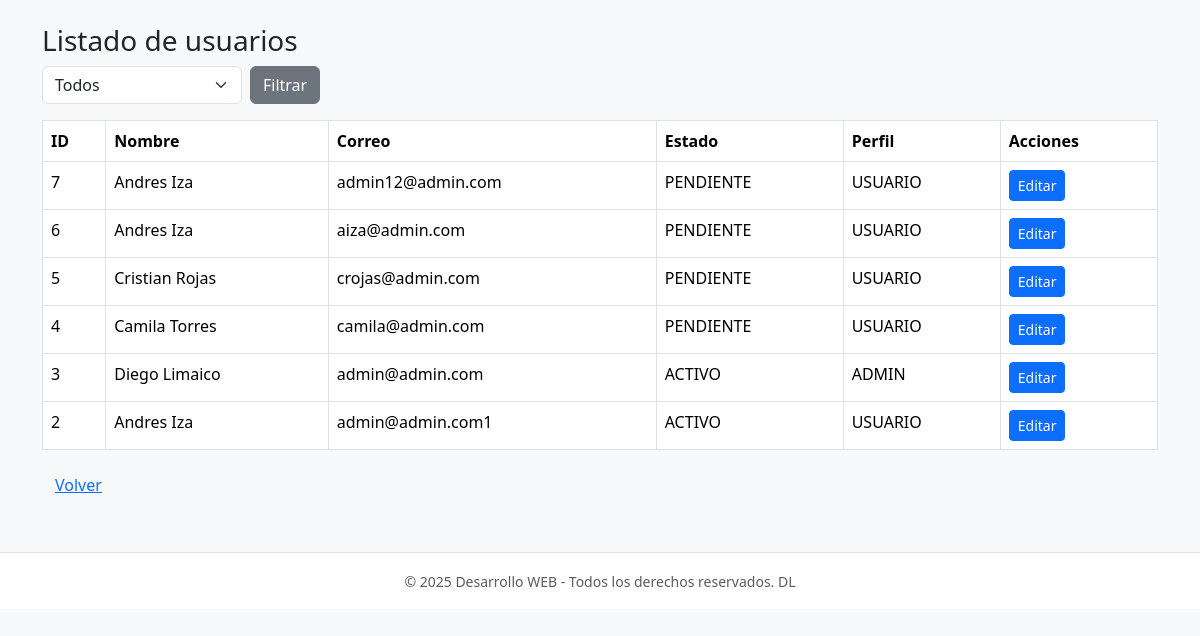
/lista_usuario.php (signed in), run on the app's committed database.
### tables this page shows
CREATE TABLE `usuarios` (
  `id` int(11) NOT NULL,
  `nombre` varchar(100) NOT NULL,
  `apellido` varchar(100) DEFAULT '',
  `correo` varchar(150) NOT NULL,
  `estado` enum('PENDIENTE','ACTIVO','INACTIVO') DEFAULT 'PENDIENTE',
  `fecha_de_actualizacion` timestamp NOT NULL DEFAULT current_timestamp() ON UPDATE current_timestamp(),
  `perfil` enum('ADMIN','USUARIO') DEFAULT 'USUARIO',
  `contrasena` varchar(255) NOT NULL
);

### lista_usuario.php (the view, shortened to what this page needs)
<?php
require_once 'include/funciones.php';
$where = '';
$q = "SELECT id,nombre,apellido,correo,estado,perfil,fecha_de_actualizacion FROM USUARIOS $where ORDER BY id DESC";
$rows = $mysqli->query($q);
?>
<!doctype html>
<html><head><meta charset="utf-8"><title>Usuarios</title>
<link href="https://cdn.jsdelivr.net/npm/bootstrap@5.3.2/dist/css/bootstrap.min.css" rel="stylesheet"></head>
<body class="bg-light">
<div class="container py-4">
  <h3>Listado de usuarios</h3>
  <div class="mb-3">
    <form method="get" class="d-flex gap-2">
      <select name="estado" class="form-select" style="width:200px">
        <option value="">Todos</option>
      </select>
      <button class="btn btn-secondary">Filtrar</button>
    </form>
  </div>
  <table class="table table-bordered">
    <thead><tr><th>ID</th><th>Nombre</th><th>Correo</th><th>Estado</th><th>Perfil</th><th>Acciones</th></tr></thead>
    <tbody>
    <?php while($r = $rows->fetch_assoc()): ?>
      <tr>
        <td><?php echo $r['id']; ?></td>
        <td><?php echo htmlspecialchars($r['nombre'].' '.$r['apellido']); ?></td>
        <td><?php echo htmlspecialchars($r['correo']); ?></td>
        <td><?php echo htmlspecialchars($r['estado']); ?></td>
        <td><?php echo htmlspecialchars($r['perfil']); ?></td>
        <td>
          <a href="editar_usuario.php?id=<?php echo $r['id']; ?>" class="btn btn-sm btn-primary">Editar</a>
        </td>
      </tr>
    <?php endwhile; ?>
    </tbody>
  </table>
  <a href="bienvenido.php" class="btn btn-link">Volver</a>
</div>
  <?php include 'include/footer.php'; ?>
    </body>
</html>

### include/footer.php (shortened to what this page needs)
<footer class="bg-white text-center text-muted py-3 mt-4 border-top">
    <div class="container">
        <small>&copy; <?php echo date("Y"); ?> Desarrollo WEB - Todos los derechos reservados. DL</small>
    </div>
</footer>

### data on the page
usuarios: id "7", nombre+apellido "Andres Iza", correo "admin12@admin.com", estado "PENDIENTE", perfil "USUARIO"
usuarios: id "6", nombre+apellido "Andres Iza", correo "aiza@admin.com", estado "PENDIENTE", perfil "USUARIO"
usuarios: id "5", nombre+apellido "Cristian Rojas", correo "crojas@admin.com", estado "PENDIENTE", perfil "USUARIO"
usuarios: id "4", nombre+apellido "Camila Torres", correo "camila@admin.com", estado "PENDIENTE", perfil "USUARIO"
usuarios: id "3", nombre+apellido "Diego Limaico", correo "admin@admin.com", estado "ACTIVO", perfil "ADMIN"
usuarios: id "2", nombre+apellido "Andres Iza", correo "admin@admin.com1", estado "ACTIVO", perfil "USUARIO"
